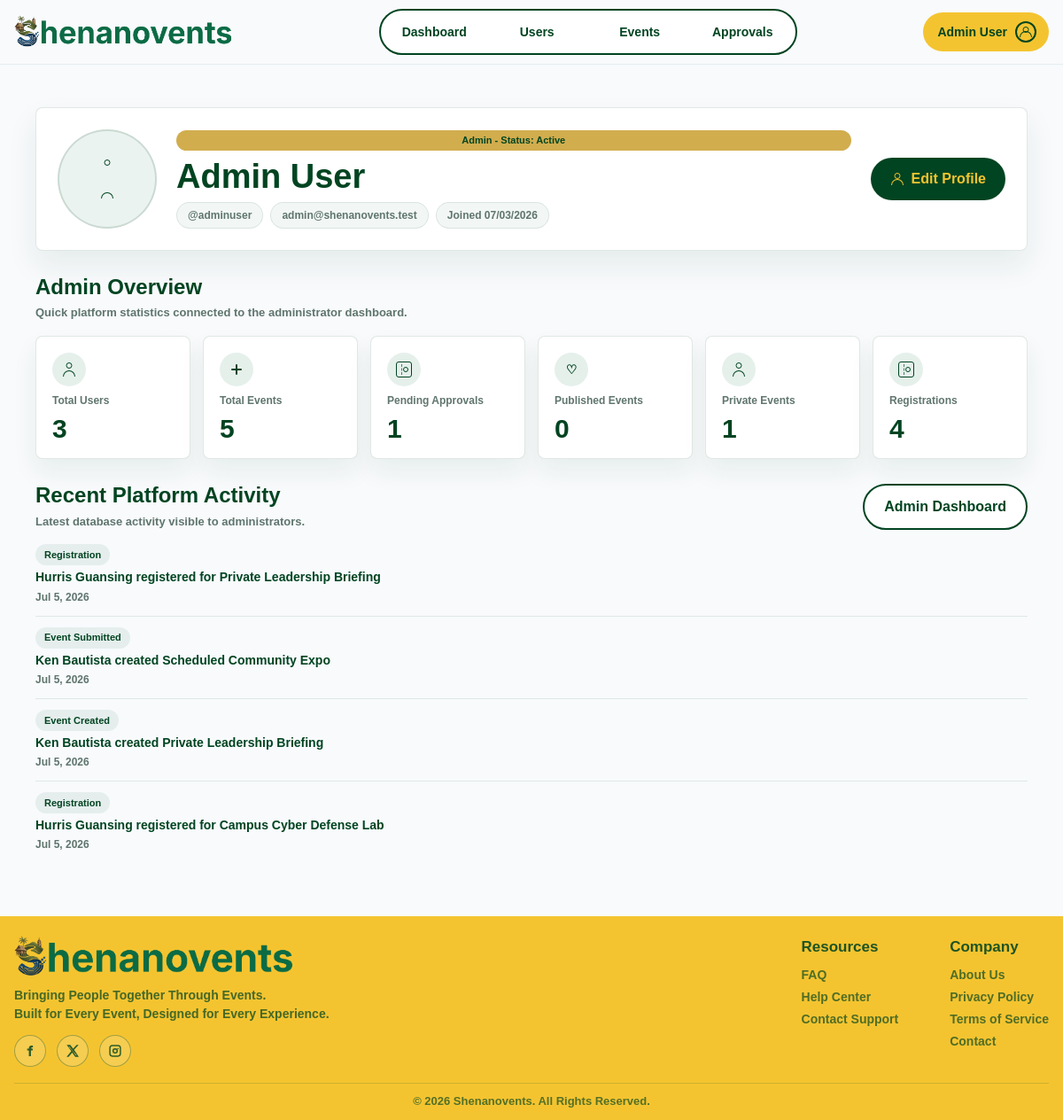
Screenshot of /admin/profile.php (signed in) with the database file from the repository.
### tables this page shows
CREATE TABLE users (
    user_id INT AUTO_INCREMENT PRIMARY KEY,
    first_name VARCHAR(100) NOT NULL,
    last_name VARCHAR(100) NOT NULL,
    email VARCHAR(150) NOT NULL UNIQUE,
    password VARCHAR(255) NOT NULL,
    role VARCHAR(30) NOT NULL DEFAULT 'participant',
    status VARCHAR(30) NOT NULL DEFAULT 'active',
    profile_picture VARCHAR(255) NULL,
    security_question VARCHAR(255) NULL,
    security_answer VARCHAR(255) NULL,
    remember_token_hash VARCHAR(255) NULL,
    remember_token_expires_at DATETIME NULL,
    created_at DATETIME NOT NULL DEFAULT CURRENT_TIMESTAMP
);

### includes/admin-dashboard-data.php (called while the page is built, shortened)
<?php
function admin_dashboard_count($conn, $sql)
{
    $result = mysqli_query($conn, $sql);
    $row = mysqli_fetch_assoc($result);
    return (int) ($row['total'] ?? 0);
}
function admin_dashboard_available_event_sql()
{
    return 'LOWER(status) IN ("open", "published", "approved", "active")
            AND (
                publish_date IS NULL
                OR publish_date < CURDATE()
                OR (
                    publish_date = CURDATE()
                    AND (publish_time IS NULL OR publish_time <= CURTIME())
                )
            )';
}
function admin_dashboard_public_event_sql()
{
    return admin_dashboard_available_event_sql() . '
            AND LOWER(visibility) <> "private"
            AND event_date >= CURDATE()';
}
function admin_dashboard_fetch_summary($conn)
{
    $public_event_sql = admin_dashboard_public_event_sql();
    $available_event_sql = admin_dashboard_available_event_sql();
    return [
        'total_users' => admin_dashboard_count($conn, 'SELECT COUNT(*) AS total FROM users'),
        'new_users_month' => admin_dashboard_count($conn, 'SELECT COUNT(*) AS total FROM users WHERE YEAR(created_at) = YEAR(CURDATE()) AND MONTH(created_at) = MONTH(CURDATE())'),
        'total_events' => admin_dashboard_count($conn, 'SELECT COUNT(*) AS total FROM events WHERE LOWER(status) NOT IN ("closed", "cancelled")'),
        'active_events' => admin_dashboard_count($conn, 'SELECT COUNT(*) AS total FROM events WHERE ' . $available_event_sql . ' AND event_date >= CURDATE()'),
        'pending_events' => admin_dashboard_count($conn, 'SELECT COUNT(*) AS total FROM events WHERE LOWER(status) = "pending"'),
        'published_events' => admin_dashboard_count($conn, 'SELECT COUNT(*) AS total FROM events WHERE ' . $public_event_sql),
        'private_events' => admin_dashboard_count($conn, 'SELECT COUNT(*) AS total FROM events WHERE LOWER(visibility) = "private"'),
        'total_registrations' => admin_dashboard_count($conn, 'SELECT COUNT(*) AS total FROM registrations WHERE LOWER(registration_status) = "registered"'),
        'new_registrations_week' => admin_dashboard_count($conn, 'SELECT COUNT(*) AS total FROM registrations WHERE LOWER(registration_status) = "registered" AND YEARWEEK(registered_at, 1) = YEARWEEK(CURDATE(), 1)'),
        'total_attendance_records' => admin_dashboard_count($conn, 'SELECT COUNT(*) AS total FROM registrations WHERE LOWER(registration_status) = "registered" AND LOWER(attendance_status) IN ("present", "absent")'),
        'present_attendance_records' => admin_dashboard_count($conn, 'SELECT COUNT(*) AS total FROM registrations WHERE LOWER(registration_status) = "registered" AND LOWER(attendance_status) = "present"'),
        'absent_attendance_records' => admin_dashboard_count($conn, 'SELECT COUNT(*) AS total FROM registrations WHERE LOWER(registration_status) = "registered" AND LOWER(attendance_status) = "absent"'),
    ];
}
function admin_dashboard_relative_time($date_time)
{
    $timestamp = strtotime((string) $date_time);
    $difference = time() - $timestamp;
    $days = floor($difference / 86400);
    return date('M j, Y', $timestamp);
}
function admin_dashboard_fetch_recent_activity($conn, $limit = 6)
{
    $limit = max(1, min(10, (int) $limit));
    $activities = [];
    $sql = 'SELECT activity_type, activity_title, activity_time
            FROM (
                SELECT "New User" AS activity_type,
                       CONCAT(first_name, " ", last_name, " created an account") AS activity_title,
                       created_at AS activity_time
                FROM users
                UNION ALL
                SELECT
                    CASE
                        WHEN LOWER(e.status) = "pending" THEN "Event Submitted"
                        WHEN LOWER(e.status) = "published" THEN "Event Published"
                        WHEN LOWER(e.status) = "rejected" THEN "Event Rejected"
                        WHEN LOWER(e.status) IN ("closed", "cancelled") THEN "Event Closed"
                        ELSE "Event Created"
                    END AS activity_type,
                    CONCAT(organizer.first_name, " ", organizer.last_name, " created ", e.event_title) AS activity_title,
                    e.created_at AS activity_time
                FROM events e
                INNER JOIN users organizer ON organizer.user_id = e.created_by
                UNION ALL
                SELECT "Registration" AS activity_type,
                       CONCAT(COALESCE(NULLIF(r.registration_full_name, ""), attendee.first_name), " registered for ", e.event_title) AS activity_title,
                       r.registered_at AS activity_time
                FROM registrations r
                INNER JOIN events e ON e.event_id = r.event_id
                INNER JOIN users attendee ON attendee.user_id = r.user_id
                WHERE LOWER(r.registration_status) = "registered"
            ) dashboard_activity
            ORDER BY activity_time DESC
            LIMIT ' . $limit;
    $result = mysqli_query($conn, $sql);
    while ($row = mysqli_fetch_assoc($result)) {
        $row['relative_time'] = admin_dashboard_relative_time($row['activity_time']);
        $activities[] = $row;
    }
    return $activities;
}

### admin/profile.php (the view, shortened to what this page needs)
<?php
require_once __DIR__ . '/../includes/admin-check.php';
require_once __DIR__ . '/../includes/participant-data.php';
require_once __DIR__ . '/../includes/admin-dashboard-data.php';
$admin_id = (int) ($_SESSION['user_id'] ?? 0);
$user = participant_fetch_profile($conn, $admin_id, 'admin');
$summary = admin_dashboard_fetch_summary($conn);
$activity_items = admin_dashboard_fetch_recent_activity($conn, 4);
$full_name = trim($user['first_name'] . ' ' . $user['last_name']);
$joined_text = 'Joined ' . participant_format_date($user['created_at']);
$role_text = ucwords($user['role']);
$status_text = 'Status: ' . ucwords($user['status']);
$username_text = '@' . strtolower(preg_replace('/[^a-zA-Z0-9]/', '', $user['first_name'] . $user['last_name']));
$statistics = [
    ['icon' => 'icon-user', 'label' => 'Total Users', 'total' => $summary['total_users']],
    ['icon' => 'icon-plus', 'label' => 'Total Events', 'total' => $summary['total_events']],
    ['icon' => 'icon-ticket', 'label' => 'Pending Approvals', 'total' => $summary['pending_events']],
    ['icon' => 'icon-heart', 'label' => 'Published Events', 'total' => $summary['published_events']],
    ['icon' => 'icon-user', 'label' => 'Private Events', 'total' => $summary['private_events']],
    ['icon' => 'icon-ticket', 'label' => 'Registrations', 'total' => $summary['total_registrations']],
];
require_once __DIR__ . '/../includes/header.php';
?>
<section class="profile-page" aria-labelledby="profileTitle">
    <div class="profile-shell">
        <div class="profile-header-card">
            <div class="profile-avatar" aria-hidden="true">
            </div>
            <div class="profile-identity">
                <span class="event-badge"><?php echo htmlspecialchars($role_text . ' - ' . $status_text, ENT_QUOTES, 'UTF-8'); ?></span>
                <h1 id="profileTitle"><?php echo htmlspecialchars($full_name, ENT_QUOTES, 'UTF-8'); ?></h1>
                <div class="profile-user-details">
                    <span><?php echo htmlspecialchars($username_text, ENT_QUOTES, 'UTF-8'); ?></span>
                    <span><?php echo htmlspecialchars($user['email'], ENT_QUOTES, 'UTF-8'); ?></span>
                    <span><?php echo htmlspecialchars($joined_text, ENT_QUOTES, 'UTF-8'); ?></span>
                </div>
            </div>
            <a class="button button-primary" href="edit-profile.php">
                <span class="icon icon-user" aria-hidden="true"></span>
                Edit Profile
            </a>
        </div>
        <div class="profile-section-heading">
            <div>
                <h2>Admin Overview</h2>
                <p>Quick platform statistics connected to the administrator dashboard.</p>
            </div>
        </div>
        <div class="profile-stat-grid">
            <?php foreach ($statistics as $statistic): ?>
                <article class="profile-stat-card">
                    <span class="profile-stat-icon" aria-hidden="true">
                        <span class="icon <?php echo htmlspecialchars($statistic['icon'], ENT_QUOTES, 'UTF-8'); ?>"></span>
                    </span>
                    <small><?php echo htmlspecialchars($statistic['label'], ENT_QUOTES, 'UTF-8'); ?></small>
                    <strong><?php echo (int) $statistic['total']; ?></strong>
                </article>
            <?php endforeach; ?>
        </div>
        <section class="profile-content-section" aria-labelledby="adminActivityTitle">
            <div class="profile-section-heading">
                <div>
                    <h2 id="adminActivityTitle">Recent Platform Activity</h2>
                    <p>Latest database activity visible to administrators.</p>
                </div>
                <a class="button button-outline" href="admin-dashboard.php">Admin Dashboard</a>
            </div>
            <div class="admin-activity-list">
                <?php foreach ($activity_items as $item): ?>
                    <div class="admin-activity-item">
                        <span><?php echo htmlspecialchars($item['activity_type'], ENT_QUOTES, 'UTF-8'); ?></span>
                        <strong><?php echo htmlspecialchars($item['activity_title'], ENT_QUOTES, 'UTF-8'); ?></strong>
                        <small><?php echo htmlspecialchars($item['relative_time'], ENT_QUOTES, 'UTF-8'); ?></small>
                    </div>
                <?php endforeach; ?>
            </div>
        </section>
    </div>
</section>
<?php require_once __DIR__ . '/../includes/footer.php'; ?>

### rows the page displays
users: role+status "Admin - Status: Active", full_name "Admin User", username_text "@adminuser", email "admin@shenanovents.test", created_at "Joined 07/03/2026"

### other values shown
$safe_display_user_name "Admin User"
$statistic['label'] "Total Users"
$statistic['total'] "3"
$statistic['label'] "Total Events"
$statistic['total'] "5"
$statistic['label'] "Pending Approvals"
$statistic['total'] "1"
$statistic['label'] "Published Events"
$statistic['total'] "0"
$statistic['label'] "Private Events"
$statistic['label'] "Registrations"
$statistic['total'] "4"
$item['activity_type'] "Registration"
$item['activity_title'] "Hurris Guansing registered for Private Leadership Briefing"
$item['relative_time'] "Jul 5, 2026"
